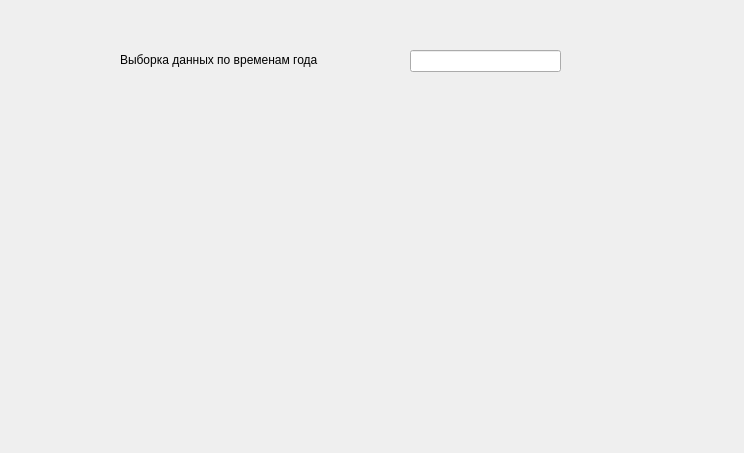
<?xml version="1.0" encoding="UTF-8"?>
<ui version="4.0">
 <class>Form</class>
 <widget class="QWidget" name="Form">
  <property name="geometry">
   <rect>
    <x>0</x>
    <y>0</y>
    <width>744</width>
    <height>453</height>
   </rect>
  </property>
  <property name="windowTitle">
   <string>Form</string>
  </property>
  <widget class="QLineEdit" name="str_o">
   <property name="geometry">
    <rect>
     <x>410</x>
     <y>50</y>
     <width>151</width>
     <height>22</height>
    </rect>
   </property>
  </widget>
  <widget class="QLabel" name="label">
   <property name="geometry">
    <rect>
     <x>120</x>
     <y>50</y>
     <width>231</width>
     <height>20</height>
    </rect>
   </property>
   <property name="text">
    <string>Выборка данных по временам года</string>
   </property>
  </widget>
 </widget>
 <resources/>
 <connections/>
</ui>
